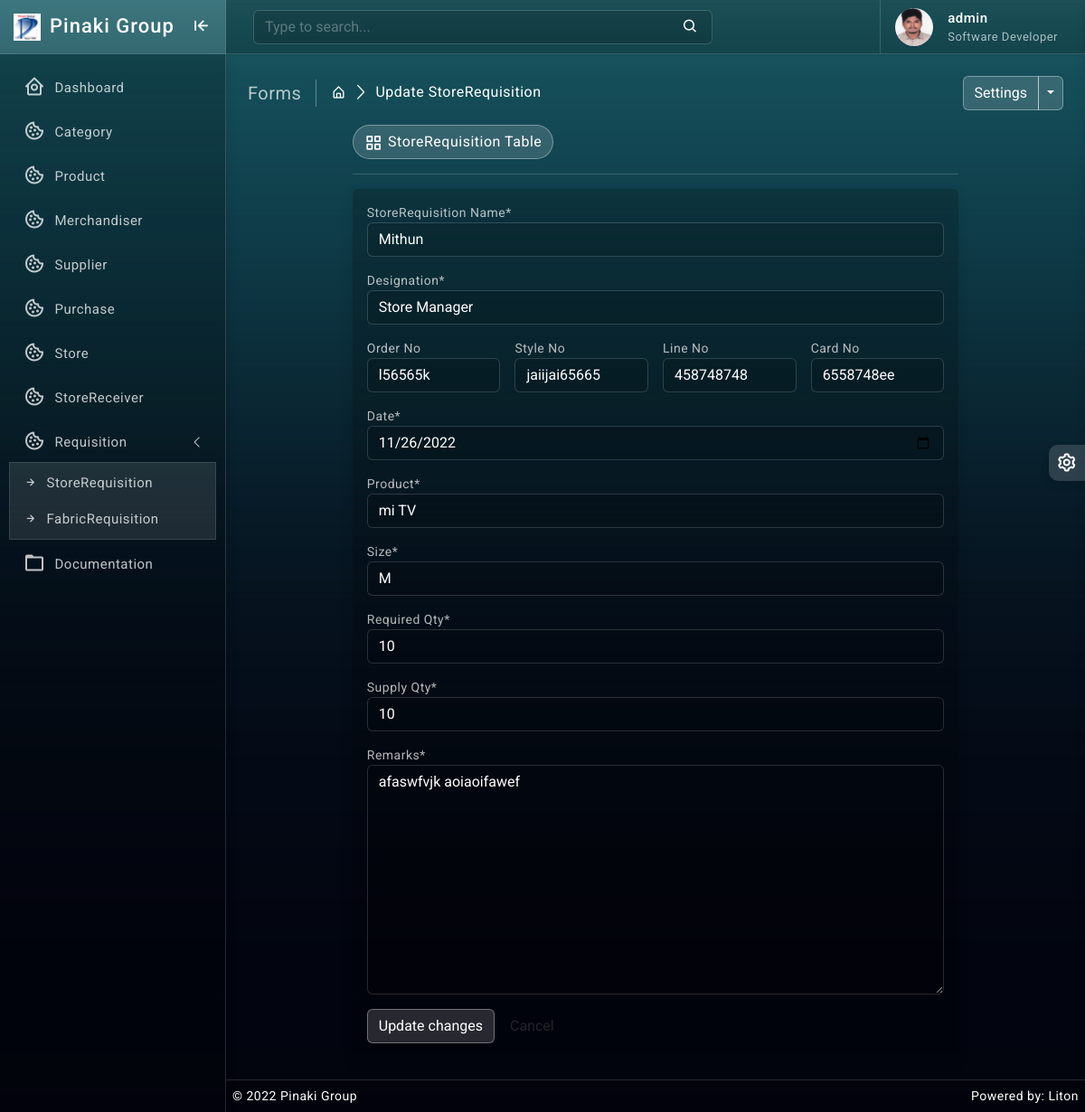
The app's page /store_requisition/1/ (signed in), older data.
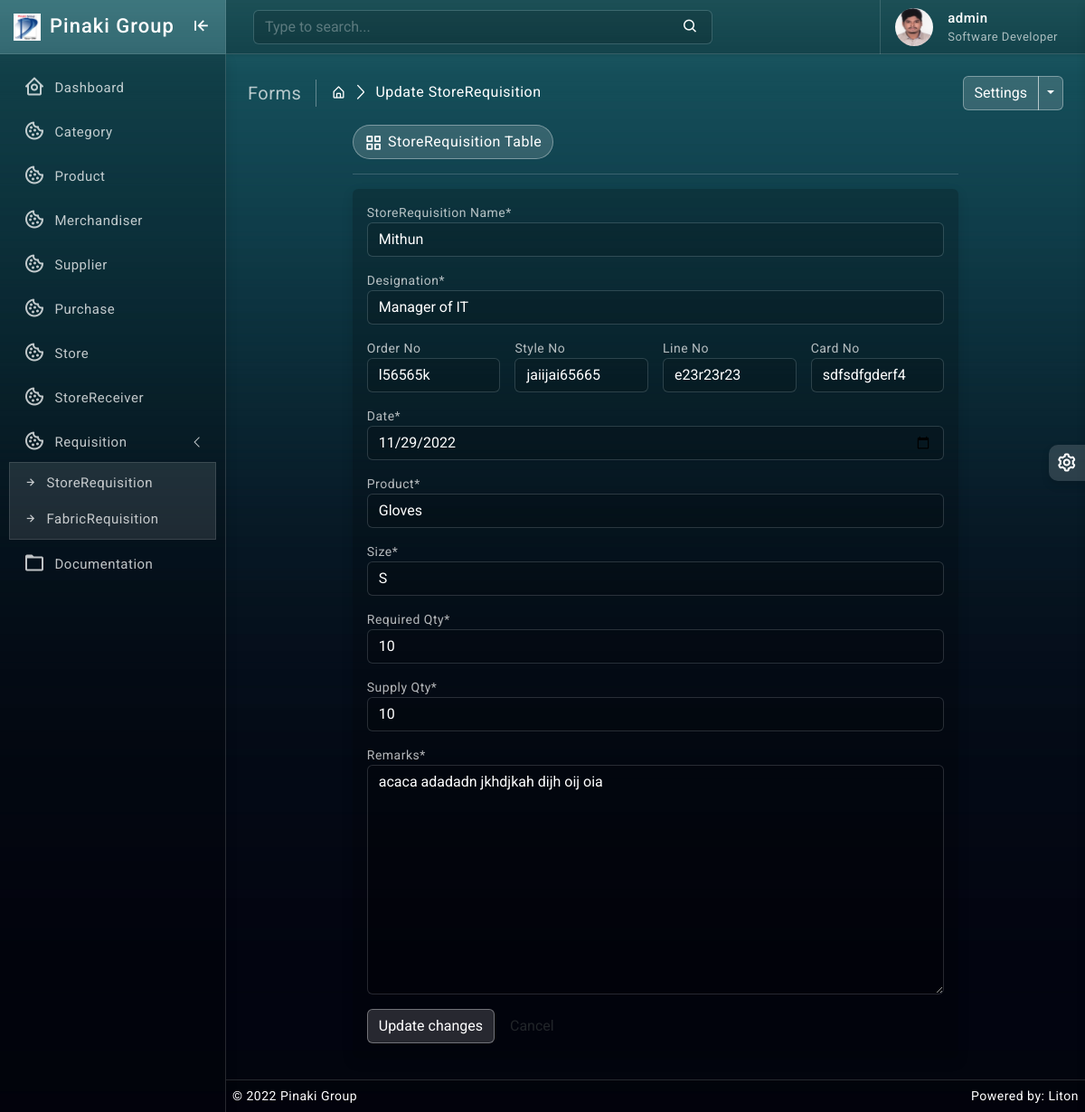
The same page, newer data.
### store_requisition/models.py (models this page shows, shortened)
class StoreRequisition(models.Model):
    name = models.CharField(max_length=64, null=True, unique=True, blank=True)
    sr_designation = models.ForeignKey(StoreReceiver, on_delete=models.CASCADE, blank=False)
    order_no = models.CharField(max_length=32, null=True, blank=True)
    style_no = models.CharField(max_length=32, null=True, blank=True)
    line_no = models.CharField(max_length=32, null=True, blank=True)
    card_no = models.CharField(max_length=32, null=True, blank=True)
    date = models.DateField(default= now)
    product = models.ForeignKey(Product, on_delete=models.CASCADE, blank=False)
    SIZE = (
        ('', 'Select'),
        ('S', 'S'),
        ('M', 'M'),
        ('L', 'L'),
        ('XL', 'XL'),
        ('XXL', 'XXL'),
    )
    size = models.CharField(max_length=64, null=True, blank=False, choices=SIZE)
    required_qty = models.PositiveIntegerField(default=1)
    supply_qty = models.PositiveIntegerField(default=1)
    remarks = models.TextField()
    updated_at = models.DateTimeField(auto_now=True)

### store_requisition/views.py (the view)
# urls.py: path('<int:pk>/', views.storeRequis_update, name='storeRequis_update'),
@login_required
def storeRequis_update(request, pk):
    get_storeRequis_data = get_object_or_404(StoreRequisition, pk=pk)
    form = StoreRequisitionForm(instance=get_storeRequis_data)
    if request.method == 'POST':
        form = StoreRequisitionForm(request.POST, instance=get_storeRequis_data)
        if form.is_valid():
            form.save()
            return redirect('storeRequis_read')
    context = {
        'form': form
    }
    return render(request, 'store_requisition/update.html', context)

### product/models.py (called while the page is built)
    def __str__(self):
        return self.name

### store_receiver/models.py (called while the page is built)
    def __str__(self):
        return self.designation

### templates/store_requisition/update.html (shortened to what the changed rows need)
{% extends 'base/base.html' %}
{% block body %}
{% load crispy_forms_tags %}
{% load static %}
		<div class="page-wrapper">
			<div class="page-content">
				<div class="row">
					<div class="col-xl-9 mx-auto">
						<div class="card">
							<div class="card-body">
								<form class="row g-3" method="POST">
                                    <div class="col-sm-12">
                                        <div class="controls">
                                            {{ form.name|as_crispy_field }}
                                        </div>
                                    </div><br>
                                    <div class="col-sm-12">
                                        <div class="controls">
                                            {{ form.sr_designation|as_crispy_field }}
                                        </div>
                                    </div><br>
                                    <div class="col-sm-3">
                                        <div class="controls">
                                            {{ form.order_no|as_crispy_field }}
                                        </div>
                                    </div><br>
                                    <div class="col-sm-3">
                                        <div class="controls">
                                            {{ form.style_no|as_crispy_field }}
                                        </div>
                                    </div><br>
                                    <div class="col-sm-3">
                                        <div class="controls">
                                            {{ form.line_no|as_crispy_field }}
                                        </div>
                                    </div><br>
                                    <div class="col-sm-3">
                                        <div class="controls">
                                            {{ form.card_no|as_crispy_field }}
                                        </div>
                                    </div><br>
                                    <div class="col-sm-12">
                                        <div class="controls">
                                            {{ form.date|as_crispy_field }}
                                        </div>
                                    </div><br>
                                    <div class="col-sm-12">
                                        <div class="controls">
                                            {{ form.product|as_crispy_field }}
                                        </div>
                                    </div><br>
                                    <div class="col-sm-12">
                                        <div class="controls">
                                            {{ form.size|as_crispy_field }}
                                        </div>
                                    </div><br>
                                    <div class="col-sm-12">
                                        <div class="controls">
                                            {{ form.required_qty|as_crispy_field }}
                                        </div>
                                    </div><br>
									<div class="col-sm-12">
                                        <div class="controls">
                                            {{ form.supply_qty|as_crispy_field }}
                                        </div>
                                    </div><br>
                                    <div class="col-sm-12">
                                        <div class="controls">
                                            {{ form.remarks|as_crispy_field }}
                                        </div>
                                    </div><br>
								</form>
							</div>
						</div>
					</div>
				</div>
			</div>
		</div>
{% endblock body %}

Row changes from the older to the newer data that the page shows:
changed StoreRequisition "Mithun": sr_designation "Store Manager" → "Manager of IT"; line_no "458748748" → "e23r23r23"; card_no "6558748ee" → "sdfsdfgderf4"; date "11/26/2022" → "11/29/2022"; product "mi TV" → "Gloves"; size "M" → "S"; remarks "afaswfvjk aoiaoifawef" → "acaca adadadn jkhdjkah dijh oij oia"
